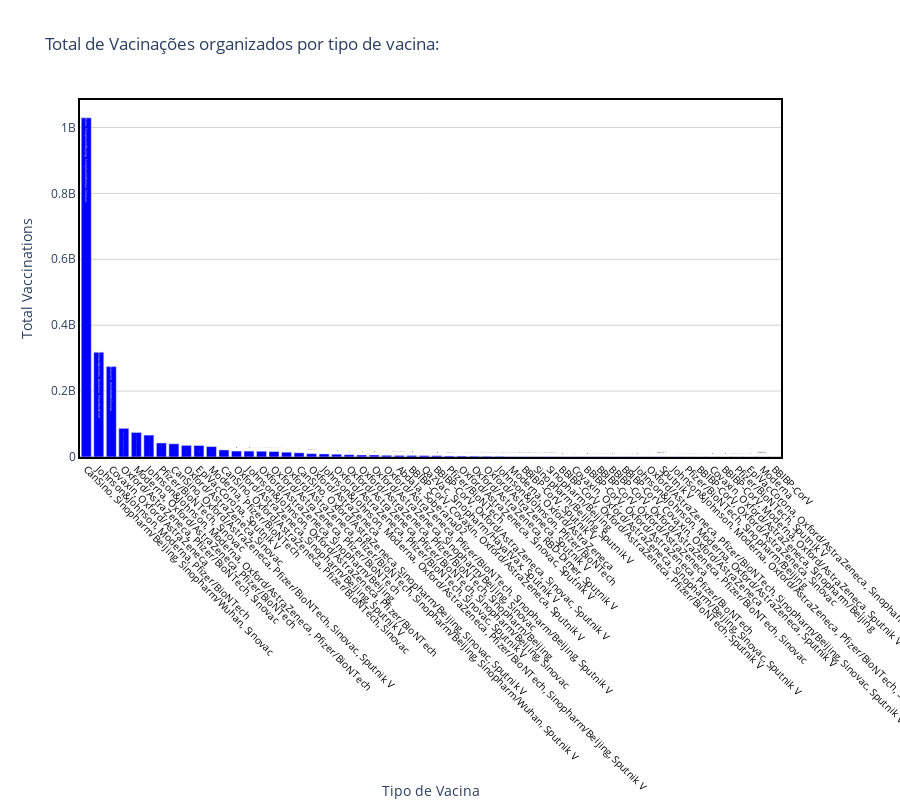

Write notebook code for a chart like this one.
### Markdown cell above
## Visão Geral

Vamos primeiro analisar o esquema de vacinação utilizado de forma geral (não dividido por países).

### Code cell
import pandas as pd
import plotly.graph_objs as go
from plotly.offline import iplot

# Agrupar os dados e calcular o máximo para as colunas selecionadas
vaccine = data_df.groupby(["vaccines"])[[
    'total_vaccinations',
    'total_vaccinations_per_hundred',
    'daily_vaccinations',
    'daily_vaccinations_per_million'
]].max().reset_index()

# Renomear as colunas
vaccine.columns = [
    "Vaccines", "Total vaccinations", "Percent", "Daily vaccinations", 
    "Daily vaccinations per million"
]

# Função para desenhar o gráfico de barras
def draw_trace_bar_vaccine(data, feature, title, xlab, ylab, color='Blue'):
    data = data.sort_values(feature, ascending=False)
    trace = go.Bar(
        x=data['Vaccines'],
        y=data[feature],
        marker=dict(color=color),
        text=data['Vaccines']
    )
    data = [trace]

    layout = dict(
        title=title,
        xaxis=dict(
            title=xlab, showticklabels=True, tickangle=45,
            zeroline=True, zerolinewidth=1, zerolinecolor='grey',
            showline=True, linewidth=2, linecolor='black', mirror=True,
            tickfont=dict(size=10, color='black')
        ), 
        yaxis=dict(
            title=ylab, gridcolor='lightgrey', zeroline=True, zerolinewidth=1, zerolinecolor='grey',
            showline=True, linewidth=2, linecolor='black', mirror=True
        ),
        plot_bgcolor='rgba(0, 0, 0, 0)', paper_bgcolor='rgba(0, 0, 0, 0)',
        hovermode='closest',
        height=800
    )
    fig = dict(data=data, layout=layout)
    iplot(fig, filename='draw_trace')

# Exemplo de chamada da função (substitua 'Total vaccinations' pelo nome da coluna desejada para o gráfico)
draw_trace_bar_vaccine(vaccine, 'Total vaccinations', 'Total de Vacinações organizados por tipo de vacina:', 'Tipo de Vacina', 'Total Vaccinations')

### Figure 1 — Plotly figure (JSON) as saved in the notebook; plotly's stock layout.template omitted (floating-point values rounded to 4 significant figures)
{"data": [{"marker": {"color": "Blue"}, "text": ["CanSino, Sinopharm/Beijing, Sinopharm/Wuhan, Sinovac", "Johnson&Johnson, Moderna, Pfizer/BioNTech", "Covaxin, Oxford/AstraZeneca", "Oxford/AstraZeneca, Pfizer/BioNTech, Sinovac", "Moderna, Oxford/AstraZeneca, Pfizer/BioNTech", "Johnson&Johnson, Moderna, Oxford/AstraZeneca, Pfizer/BioNTech", "Pfizer/BioNTech, Sinovac", "CanSino, Oxford/AstraZeneca, Pfizer/BioNTech, Sinovac, Sputnik V", "Oxford/AstraZeneca, Sinovac", "EpiVacCorona, Sputnik V", "Moderna, Pfizer/BioNTech", "CanSino, Oxford/AstraZeneca, Pfizer/BioNTech, Sinovac", "Oxford/AstraZeneca, Sinopharm/Beijing, Sputnik V", "Johnson&Johnson, Oxford/AstraZeneca, Pfizer/BioNTech", "Oxford/AstraZeneca, Sinopharm/Beijing", "Oxford/AstraZeneca, Pfizer/BioNTech", "Oxford/AstraZeneca, Pfizer/BioNTech, Sinopharm/Beijing, Sinopharm/Wuhan, Sputnik V", "CanSino, Oxford/AstraZeneca, Sinopharm/Beijing, Sinovac, Sputnik V", "Oxford/AstraZeneca", "Johnson&Johnson, Moderna, Oxford/AstraZeneca, Pfizer/BioNTech, Sinopharm/Beijing, Sputnik V", "Oxford/AstraZeneca, Pfizer/BioNTech, Sinovac, Sputnik V", "Oxford/AstraZeneca, Pfizer/BioNTech, Sinopharm/Beijing, Sinovac", "Oxford/AstraZeneca, Pfizer/BioNTech, Sinopharm/Beijing", "Oxford/AstraZeneca, Sinopharm/Beijing, Sinovac", "Oxford/AstraZeneca, Pfizer/BioNTech, Sinopharm/Beijing, Sputnik V", "Abdala, Soberana02", "BBIBP-CorV, Covaxin, Oxford/AstraZeneca, Sputnik V", "QazVac, Sinopharm/HayatVax, Sputnik V", "BBIBP-CorV, Oxford/AstraZeneca, Sinovac, Sputnik V", "Pfizer/BioNTech", "Oxford/AstraZeneca, Sinovac, Sputnik V", "Oxford/AstraZeneca, RBD-Dimer, Sputnik V", "Oxford/AstraZeneca, Sputnik V", "Johnson&Johnson, Pfizer/BioNTech", "Moderna, Oxford/AstraZeneca", "BBIBP-CorV, Sputnik V", "Sinopharm/Beijing, Sputnik V", "Sinopharm/Beijing", "BBIBP-CorV, Oxford/AstraZeneca, Pfizer/BioNTech, Sputnik V", "Covaxin, Oxford/AstraZeneca, Sinopharm/Beijing, Sinovac, Sputnik V", "BBIBP-CorV, Oxford/AstraZeneca, Pfizer/BioNTech", "BBIBP-CorV, Oxford/AstraZeneca", "BBIBP-CorV, Oxford/AstraZeneca, Pfizer/BioNTech, Sinovac", "BBIBP-CorV, Covaxin, Oxford/AstraZeneca", "Johnson&Johnson, Moderna, Oxford/AstraZeneca, Sputnik V", "Oxford/AstraZeneca, Pfizer/BioNTech, Sinopharm/Beijing, Sinovac, Sputnik V", "Sputnik V", "Johnson&Johnson, Moderna, Oxford/AstraZeneca, Pfizer/BioNTech, Sinovac, Sputnik V", "Pfizer/BioNTech, Sinopharm/Beijing", "BBIBP-CorV, Oxford/AstraZeneca, Sinovac", "Covaxin, Oxford/AstraZeneca, Sinopharm/Beijing", "BBIBP-CorV, Moderna, Oxford/AstraZeneca, Sputnik V", "Pfizer/BioNTech, Sputnik V", "EpiVacCorona, Oxford/AstraZeneca, Sinopharm/Beijing, Sputnik V", "Moderna", "BBIBP-CorV"], "type": "bar", "x": ["CanSino, Sinopharm/Beijing, Sinopharm/Wuhan, Sinovac", "Johnson&Johnson, Moderna, Pfizer/BioNTech", "Covaxin, Oxford/AstraZeneca", "Oxford/AstraZeneca, Pfizer/BioNTech, Sinovac", "Moderna, Oxford/AstraZeneca, Pfizer/BioNTech", "Johnson&Johnson, Moderna, Oxford/AstraZeneca, Pfizer/BioNTech", "Pfizer/BioNTech, Sinovac", "CanSino, Oxford/AstraZeneca, Pfizer/BioNTech, Sinovac, Sputnik V", "Oxford/AstraZeneca, Sinovac", "EpiVacCorona, Sputnik V", "Moderna, Pfizer/BioNTech", "CanSino, Oxford/AstraZeneca, Pfizer/BioNTech, Sinovac", "Oxford/AstraZeneca, Sinopharm/Beijing, Sputnik V", "Johnson&Johnson, Oxford/AstraZeneca, Pfizer/BioNTech", "Oxford/AstraZeneca, Sinopharm/Beijing", "Oxford/AstraZeneca, Pfizer/BioNTech", "Oxford/AstraZeneca, Pfizer/BioNTech, Sinopharm/Beijing, Sinopharm/Wuhan, Sputnik V", "CanSino, Oxford/AstraZeneca, Sinopharm/Beijing, Sinovac, Sputnik V", "Oxford/AstraZeneca", "Johnson&Johnson, Moderna, Oxford/AstraZeneca, Pfizer/BioNTech, Sinopharm/Beijing, Sputnik V", "Oxford/AstraZeneca, Pfizer/BioNTech, Sinovac, Sputnik V", "Oxford/AstraZeneca, Pfizer/BioNTech, Sinopharm/Beijing, Sinovac", "Oxford/AstraZeneca, Pfizer/BioNTech, Sinopharm/Beijing", "Oxford/AstraZeneca, Sinopharm/Beijing, Sinovac", "Oxford/AstraZeneca, Pfizer/BioNTech, Sinopharm/Beijing, Sputnik V", "Abdala, Soberana02", "BBIBP-CorV, Covaxin, Oxford/AstraZeneca, Sputnik V", "QazVac, Sinopharm/HayatVax, Sputnik V", "BBIBP-CorV, Oxford/AstraZeneca, Sinovac, Sputnik V", "Pfizer/BioNTech", "Oxford/AstraZeneca, Sinovac, Sputnik V", "Oxford/AstraZeneca, RBD-Dimer, Sputnik V", "Oxford/AstraZeneca, Sputnik V", "Johnson&Johnson, Pfizer/BioNTech", "Moderna, Oxford/AstraZeneca", "BBIBP-CorV, Sputnik V", "Sinopharm/Beijing, Sputnik V", "Sinopharm/Beijing", "BBIBP-CorV, Oxford/AstraZeneca, Pfizer/BioNTech, Sputnik V", "Covaxin, Oxford/AstraZeneca, Sinopharm/Beijing, Sinovac, Sputnik V", "BBIBP-CorV, Oxford/AstraZeneca, Pfizer/BioNTech", "BBIBP-CorV, Oxford/AstraZeneca", "BBIBP-CorV, Oxford/AstraZeneca, Pfizer/BioNTech, Sinovac", "BBIBP-CorV, Covaxin, Oxford/AstraZeneca", "Johnson&Johnson, Moderna, Oxford/AstraZeneca, Sputnik V", "Oxford/AstraZeneca, Pfizer/BioNTech, Sinopharm/Beijing, Sinovac, Sputnik V", "Sputnik V", "Johnson&Johnson, Moderna, Oxford/AstraZeneca, Pfizer/BioNTech, Sinovac, Sputnik V", "Pfizer/BioNTech, Sinopharm/Beijing", "BBIBP-CorV, Oxford/AstraZeneca, Sinovac", "Covaxin, Oxford/AstraZeneca, Sinopharm/Beijing", "BBIBP-CorV, Moderna, Oxford/AstraZeneca, Sputnik V", "Pfizer/BioNTech, Sputnik V", "EpiVacCorona, Oxford/AstraZeneca, Sinopharm/Beijing, Sputnik V", "Moderna", "BBIBP-CorV"], "y": [1029223000, 317966408, 274286599, 86960570, 74577678, 66454623, 42613378, 40031327, 35283078, 34901304, 31592030, 21385816, 18085389, 17946801, 17494081, 16649095, 14512626, 12750760, 10083608, 9249943, 8407342, 7012445, 6137047, 6098584, 5146241, 4855270, 4792881, 4397655, 4010467, 3100000, 2989458, 2695058, 2500000, 2141624, 1541732, 1302992, 1208878, 1138733, 703820, 662804, 662003, 632648, 610924, 598863, 541792, 473853, 452651, 351408, 291995, 159923, 84360, 67511, 44064, 41993, 32175, 5324]}], "layout": {"height": 800, "hovermode": "closest", "paper_bgcolor": "rgba(0, 0, 0, 0)", "plot_bgcolor": "rgba(0, 0, 0, 0)", "title": {"text": "Total de Vacinações organizados por tipo de vacina:"}, "xaxis": {"linecolor": "black", "linewidth": 2, "mirror": true, "showline": true, "showticklabels": true, "tickangle": 45, "tickfont": {"color": "black", "size": 10}, "title": {"text": "Tipo de Vacina"}, "zeroline": true, "zerolinecolor": "grey", "zerolinewidth": 1}, "yaxis": {"gridcolor": "lightgrey", "linecolor": "black", "linewidth": 2, "mirror": true, "showline": true, "title": {"text": "Total Vaccinations"}, "zeroline": true, "zerolinecolor": "grey", "zerolinewidth": 1}}}
